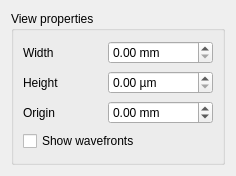
<ui version="4.0" >
<!-- Modified 2026 by Daniel Ruttley: added "Show wavefronts" option (see CHANGES.md) -->
 <class>OpticsViewProperties</class>
 <widget class="QWidget" name="OpticsViewProperties" >
  <property name="geometry" >
   <rect>
    <x>0</x>
    <y>0</y>
    <width>236</width>
    <height>176</height>
   </rect>
  </property>
  <property name="windowTitle" >
   <string/>
  </property>
  <layout class="QHBoxLayout" name="horizontalLayout_2" >
   <item>
    <widget class="QGroupBox" name="groupBox" >
     <property name="title" >
      <string>View properties</string>
     </property>
     <layout class="QHBoxLayout" name="horizontalLayout" >
      <item>
       <layout class="QGridLayout" name="gridLayout" >
        <item row="0" column="1" >
         <widget class="QDoubleSpinBox" name="doubleSpinBox_Width" >
          <property name="sizePolicy" >
           <sizepolicy vsizetype="Fixed" hsizetype="Preferred" >
            <horstretch>0</horstretch>
            <verstretch>0</verstretch>
           </sizepolicy>
          </property>
          <property name="suffix" >
           <string> mm</string>
          </property>
          <property name="maximum" >
           <double>10000.000000000000000</double>
          </property>
          <property name="singleStep" >
           <double>10.000000000000000</double>
          </property>
         </widget>
        </item>
        <item row="1" column="1" >
         <widget class="QDoubleSpinBox" name="doubleSpinBox_Height" >
          <property name="suffix" >
           <string> µm</string>
          </property>
          <property name="maximum" >
           <double>10000.000000000000000</double>
          </property>
          <property name="singleStep" >
           <double>50.000000000000000</double>
          </property>
         </widget>
        </item>
        <item row="2" column="1" >
         <widget class="QDoubleSpinBox" name="doubleSpinBox_Origin" >
          <property name="suffix" >
           <string> mm</string>
          </property>
          <property name="minimum" >
           <double>-10000.000000000000000</double>
          </property>
          <property name="maximum" >
           <double>10000.000000000000000</double>
          </property>
          <property name="singleStep" >
           <double>10.000000000000000</double>
          </property>
         </widget>
        </item>
        <item row="0" column="0" >
         <widget class="QLabel" name="label" >
          <property name="text" >
           <string>Width</string>
          </property>
         </widget>
        </item>
        <item row="1" column="0" >
         <widget class="QLabel" name="label_2" >
          <property name="text" >
           <string>Height</string>
          </property>
         </widget>
        </item>
        <item row="2" column="0" >
         <widget class="QLabel" name="label_3" >
          <property name="text" >
           <string>Origin</string>
          </property>
         </widget>
        </item>
        <item row="3" column="0" colspan="2" >
         <widget class="QCheckBox" name="checkBox_Wavefronts" >
          <property name="text" >
           <string>Show wavefronts</string>
          </property>
         </widget>
        </item>
       </layout>
      </item>
     </layout>
    </widget>
   </item>
  </layout>
 </widget>
 <resources/>
 <connections/>
</ui>
